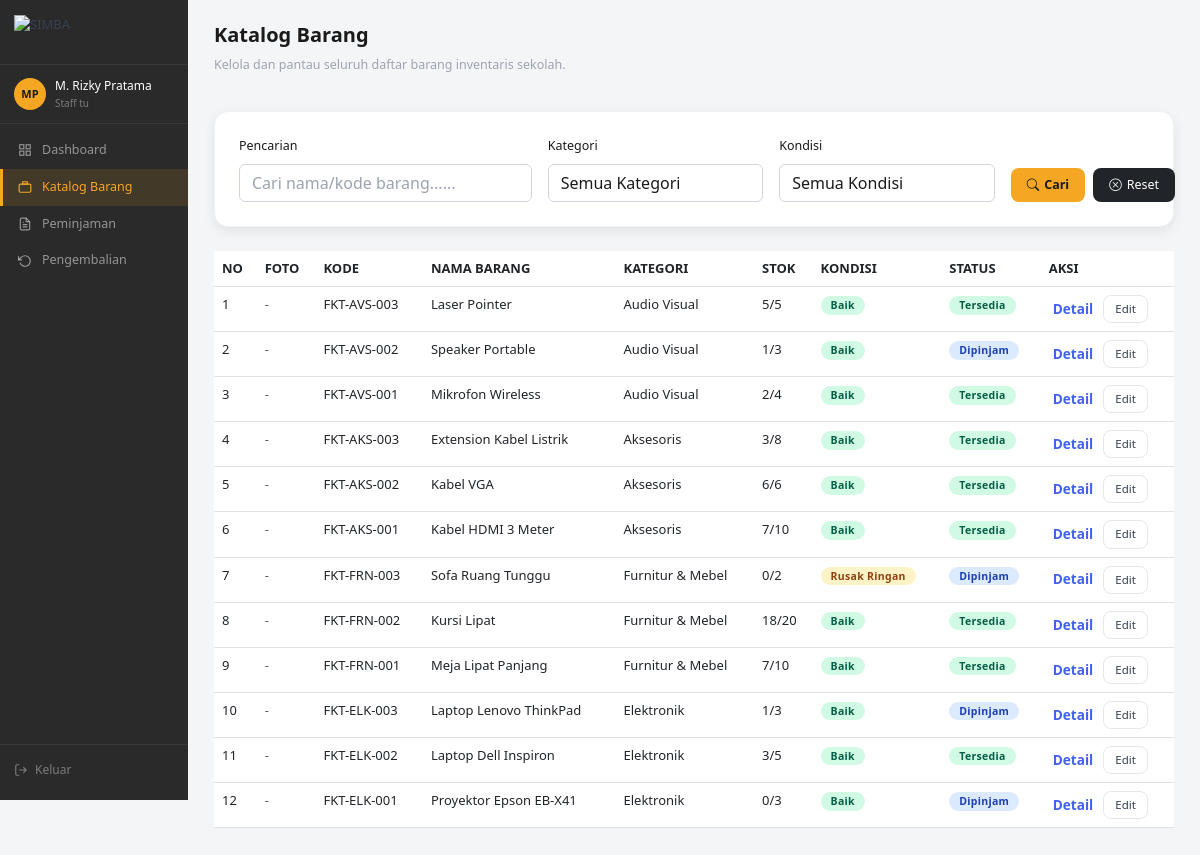
Before: /pages/barang/index.php (signed in) with the older database file.
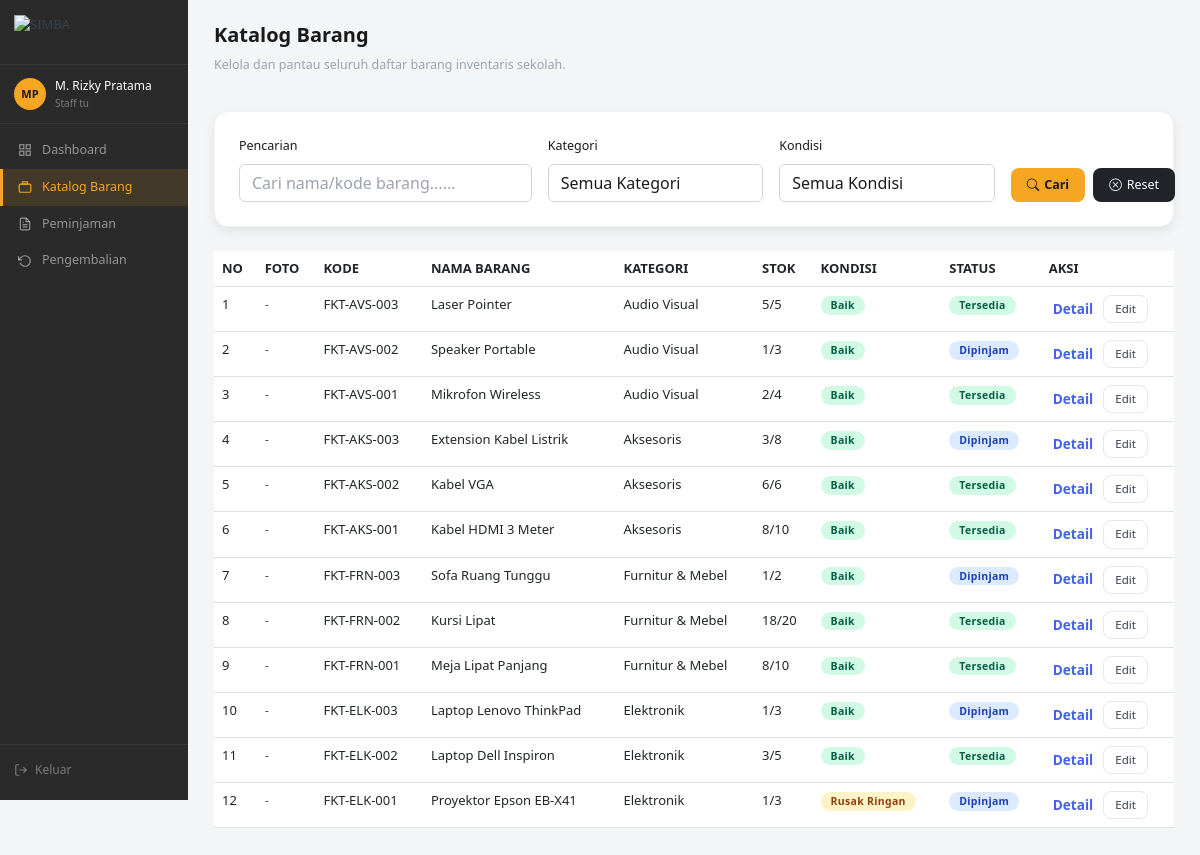
After: the same page with the newer database file.
### tables this page shows
CREATE TABLE IF NOT EXISTS `barang` (
  `id` int NOT NULL AUTO_INCREMENT,
  `kategori_id` int NOT NULL,
  `kode_barang` varchar(30) NOT NULL,
  `nama` varchar(150) NOT NULL,
  `stok_total` int NOT NULL,
  `stok_tersedia` int NOT NULL,
  `kondisi` enum('baik','rusak_ringan','rusak_berat') DEFAULT 'baik',
  `status` enum('tersedia','dipinjam','dalam_perbaikan') DEFAULT 'tersedia',
  `foto` varchar(255) DEFAULT NULL,
  `dibuat_pada` timestamp NOT NULL DEFAULT CURRENT_TIMESTAMP,
  PRIMARY KEY (`id`),
  UNIQUE KEY `kode_barang` (`kode_barang`),
  KEY `kategori_id` (`kategori_id`),
  CONSTRAINT `barang_ibfk_1` FOREIGN KEY (`kategori_id`) REFERENCES `kategori` (`id`)
);

CREATE TABLE IF NOT EXISTS `kategori` (
  `id` int NOT NULL AUTO_INCREMENT,
  `nama` varchar(100) NOT NULL,
  `kode` varchar(20) NOT NULL,
  `deskripsi` text NOT NULL,
  PRIMARY KEY (`id`),
  UNIQUE KEY `kode` (`kode`)
);

### pages/barang/index.php (the view, shortened to what this page needs)
<?php
    require_once __DIR__ . '/../../config/koneksi.php';
    $search = isset($_GET['cari']) ? $_GET['cari'] : '';
    $query = "SELECT b.*, k.nama as nama_kategori FROM barang b LEFT JOIN kategori k ON b.kategori_id = k.id WHERE 1=1";
    $query .= " ORDER BY b.id DESC";
    try {
        $stmt = $conn->prepare($query);
        $stmt->execute();
        $result = $stmt->get_result()->fetch_all(MYSQLI_ASSOC);
    } catch (\Exception $e) {
        $result = [];
    }
    $kondisi_badge = [
        'baik' => 'badge-selesai',
        'rusak_ringan' => 'badge-menunggu',
        'rusak_berat' => 'badge-ditolak'
    ];
    $status_badge = [
        'tersedia' => 'badge-disetujui',
        'dipinjam' => 'badge-diverifikasi',
        'dalam_perbaikan' => 'badge-ditolak'
    ];
    $basePath    = '../../';
    require_once $basePath . 'includes/header.php';
    require_once $basePath . 'includes/sidebar.php';
?>
<main class="main-content">
    <div class="page-header">
        <div>
            <h2>Katalog Barang</h2>
            <p>Kelola dan pantau seluruh daftar barang inventaris sekolah.</p>
        </div>
    </div>
        <div class="filter-box mb-4">
        <form method="GET" class="row g-3">
            <div class="col-md-4">
                <label class="form-label">Pencarian</label>
                <input type="text" class="form-control" name="cari" placeholder="Cari nama/kode barang......" value="<?php echo htmlspecialchars($search); ?>">
        </div>
            <div class="col-md-3">
                <label class="form-label">Kategori</label>
                <select class="form-select" name="kategori">
                    <option value="">Semua Kategori</option>
                </select>
            </div>
            <div class="col-md-3">
                <label class="form-label">Kondisi</label>
                <select class="form-select" name="kondisi">
                    <option value="">Semua Kondisi</option>
                </select>
            </div>
            <div class="col-md-2 d-flex align-items-end gap-2">
                <button type="submit" class="btn btn-primary"><i class="bi bi-search"></i>  Cari</button>
                <a href="index.php" class="btn btn-dark"><i class="bi bi-x-circle"></i>  Reset</a>
            </div>
        </form>
    </div>
    <table class="table Kolom-SIMBA">
        <thead>
            <tr>
                <th>NO</th>
                <th>FOTO</th>
                <th>KODE</th>
                <th>NAMA BARANG</th>
                <th>KATEGORI</th>
                <th>STOK</th>
                <th>KONDISI</th>
                <th>STATUS</th>
                <th>AKSI</th>
            </tr>
        </thead>
        <tbody>
            <?php $no = 1; foreach ($result as $row): ?>
            <tr>
                <td><?php echo $no++; ?></td>
                <td>
                    <?php if (!empty($row['foto']) && file_exists("../../assets/uploads/barang/" . $row['foto'])): ?>
                        <img src="../../assets/uploads/barang/<?php echo $row['foto']; ?>" width="50" height="50" style="object-fit:cover;" class="rounded">
                    <?php else: ?>
                        <span class="text-muted">-</span>
                    <?php endif; ?>
                </td>
                <td><?php echo $row['kode_barang']; ?></td>
                <td><?php echo $row['nama']; ?></td>
                <td><?php echo $row['nama_kategori']; ?></td>
                <td><?php echo $row['stok_tersedia']; ?>/<?php echo $row['stok_total']; ?></td>
                <td><span class="badge <?php echo $kondisi_badge[$row['kondisi']] ?? 'badge-aktif'; ?>"><?php echo ucwords(str_replace('_', ' ', $row['kondisi'])); ?></span></td>
                <td><span class="badge <?php echo $status_badge[$row['status']] ?? 'badge-aktif'; ?>"><?php echo ucwords(str_replace('_', ' ', $row['status'])); ?></span></td>
                <td>
                    <div style="display:flex;gap:6px;flex-wrap:wrap">
                        <a href="detail.php?id=<?php echo $row['id']; ?>" style="font-size:.85rem;color:#4361ee;text-decoration:none;font-weight:600;display:flex;align-items:center;padding:0 4px;">Detail</a>
                        <?php if ($_SESSION['peran'] === 'admin' || $_SESSION['peran'] === 'staff_tu'): ?>
                            <a href="edit.php?id=<?php echo $row['id']; ?>" class="btn btn-outline btn-sm">Edit</a>
                        <?php endif; ?>
                    </div>
                </td>
            </tr>
            <?php endforeach; ?>
        </tbody>
    </table>
<?php
    require_once $basePath . 'includes/footer.php';
?>

Changed rows visible on the page:
changed barang "FKT-AKS-003": status "Tersedia" → "Dipinjam"
changed barang "FKT-AKS-001": stok_tersedia "7" → "8"
changed barang "FKT-FRN-003": stok_tersedia "0" → "1"; kondisi "Rusak Ringan" → "Baik"
changed barang "FKT-FRN-001": stok_tersedia "7" → "8"
changed barang "FKT-ELK-001": stok_tersedia "0" → "1"; kondisi "Baik" → "Rusak Ringan"
